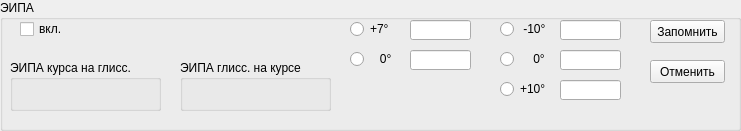
        <widget class="QGroupBox" name="groupBox_70">
         <property name="geometry">
          <rect>
           <x>10</x>
           <y>240</y>
           <width>741</width>
           <height>131</height>
          </rect>
         </property>
         <property name="title">
          <string>ЭИПА</string>
         </property>
         <widget class="QRadioButton" name="radioButton_28">
          <property name="geometry">
           <rect>
            <x>350</x>
            <y>20</y>
            <width>51</width>
            <height>18</height>
           </rect>
          </property>
          <property name="text">
           <string>+7°</string>
          </property>
         </widget>
         <widget class="QRadioButton" name="radioButton_29">
          <property name="geometry">
           <rect>
            <x>350</x>
            <y>50</y>
            <width>51</width>
            <height>18</height>
           </rect>
          </property>
          <property name="text">
           <string>   0°</string>
          </property>
         </widget>
         <widget class="QRadioButton" name="radioButton_30">
          <property name="geometry">
           <rect>
            <x>500</x>
            <y>20</y>
            <width>51</width>
            <height>18</height>
           </rect>
          </property>
          <property name="text">
           <string> -10°</string>
          </property>
         </widget>
         <widget class="QRadioButton" name="radioButton_31">
          <property name="geometry">
           <rect>
            <x>500</x>
            <y>50</y>
            <width>51</width>
            <height>18</height>
           </rect>
          </property>
          <property name="text">
           <string>    0°</string>
          </property>
         </widget>
         <widget class="QRadioButton" name="radioButton_32">
          <property name="geometry">
           <rect>
            <x>500</x>
            <y>80</y>
            <width>51</width>
            <height>18</height>
           </rect>
          </property>
          <property name="text">
           <string>+10°</string>
          </property>
         </widget>
         <widget class="QLineEdit" name="lineEdit_56">
          <property name="geometry">
           <rect>
            <x>410</x>
            <y>20</y>
            <width>61</width>
            <height>20</height>
           </rect>
          </property>
         </widget>
         <widget class="QLineEdit" name="lineEdit_57">
          <property name="geometry">
           <rect>
            <x>410</x>
            <y>50</y>
            <width>61</width>
            <height>20</height>
           </rect>
          </property>
         </widget>
         <widget class="QLineEdit" name="lineEdit_59">
          <property name="geometry">
           <rect>
            <x>560</x>
            <y>50</y>
            <width>61</width>
            <height>20</height>
           </rect>
          </property>
         </widget>
         <widget class="QLineEdit" name="lineEdit_60">
          <property name="geometry">
           <rect>
            <x>560</x>
            <y>80</y>
            <width>61</width>
            <height>20</height>
           </rect>
          </property>
         </widget>
         <widget class="QLineEdit" name="lineEdit_58">
          <property name="geometry">
           <rect>
            <x>560</x>
            <y>20</y>
            <width>61</width>
            <height>20</height>
           </rect>
          </property>
         </widget>
         <widget class="QPushButton" name="pushButton_27">
          <property name="geometry">
           <rect>
            <x>650</x>
            <y>20</y>
            <width>75</width>
            <height>23</height>
           </rect>
          </property>
          <property name="text">
           <string>Запомнить</string>
          </property>
         </widget>
         <widget class="QPushButton" name="pushButton_28">
          <property name="geometry">
           <rect>
            <x>650</x>
            <y>60</y>
            <width>75</width>
            <height>23</height>
           </rect>
          </property>
          <property name="text">
           <string>Отменить</string>
          </property>
         </widget>
         <widget class="QCheckBox" name="checkBox_4">
          <property name="geometry">
           <rect>
            <x>20</x>
            <y>20</y>
            <width>51</width>
            <height>18</height>
           </rect>
          </property>
          <property name="text">
           <string>вкл.</string>
          </property>
         </widget>
         <widget class="QGroupBox" name="groupBox_71">
          <property name="geometry">
           <rect>
            <x>180</x>
            <y>60</y>
            <width>151</width>
            <height>51</height>
           </rect>
          </property>
          <property name="title">
           <string>ЭИПА глисс. на курсе</string>
          </property>
          <widget class="QLabel" name="label_25">
           <property name="geometry">
            <rect>
             <x>20</x>
             <y>20</y>
             <width>111</width>
             <height>20</height>
            </rect>
           </property>
          </widget>
         </widget>
         <widget class="QGroupBox" name="groupBox_72">
          <property name="geometry">
           <rect>
            <x>10</x>
            <y>60</y>
            <width>151</width>
            <height>51</height>
           </rect>
          </property>
          <property name="title">
           <string>ЭИПА курса на глисс.</string>
          </property>
          <widget class="QLabel" name="label_31">
           <property name="geometry">
            <rect>
             <x>20</x>
             <y>20</y>
             <width>111</width>
             <height>20</height>
            </rect>
           </property>
          </widget>
         </widget>
        </widget>
